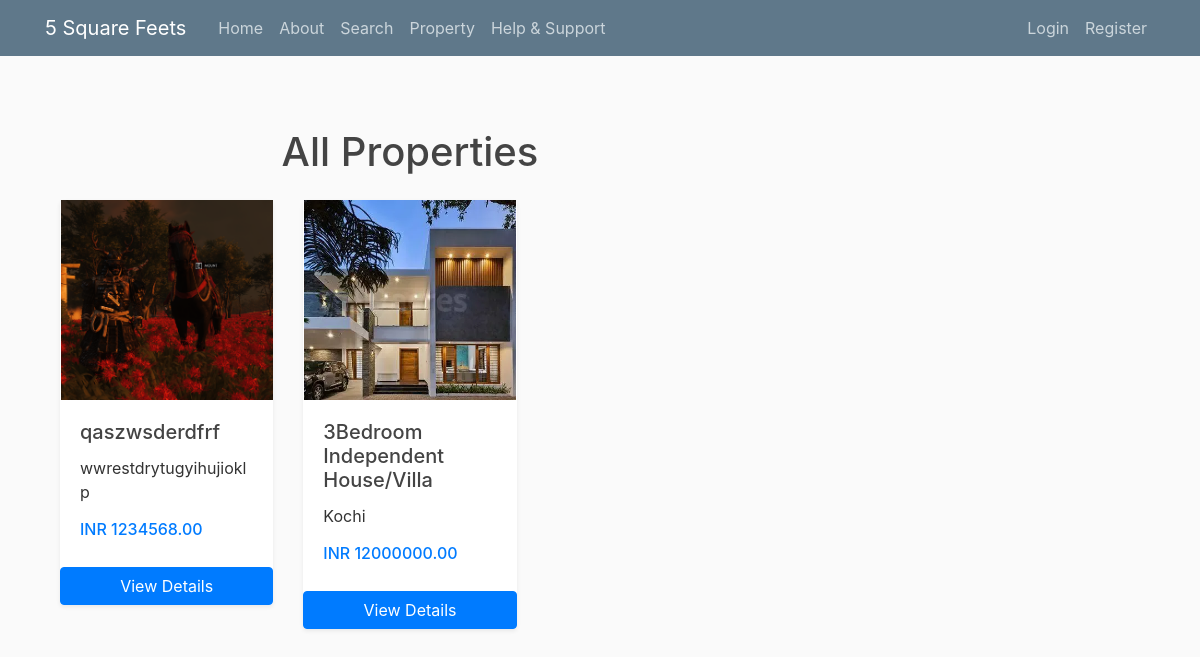
/property, run on the app's committed database.
### fivesquarefeets/models.py (models this page shows, shortened)
class Property(db.Model):
    property_id = db.Column(db.Integer, primary_key=True)
    property_title = db.Column(db.String(100), nullable=False)
    location = db.Column(db.String(100), nullable=False)
    address = db.Column(db.Text, nullable=False)
    property_type = db.Column(db.Enum('house', 'apartment', 'office', 'retail', 'land', name='property_type_enum'), nullable=False)
    status = db.Column(db.Enum('for_sale', 'for_rent', 'pending', 'sold', name='status_enum'), nullable=False)
    price = db.Column(db.Numeric(10, 2), nullable=False)
    description = db.Column(db.Text, nullable=False)
    images = db.Column(db.Text, nullable=True)  # Can store paths or URLs to images
    date_posted = db.Column(db.DateTime, nullable=False, default=datetime.now(timezone.utc))
    user_id = db.Column(db.Integer, db.ForeignKey('user.id'), nullable=False)
    bookings = db.relationship('Booking', backref='property', lazy=True)
    reviews = db.relationship('Review', backref='property', lazy=True)

### fivesquarefeets/routes.py (the view)
@bp.route("/property")
def all_properties():
    properties = Property.query.all()  # Fetch all properties
    return render_template('all_properties.html', title='All Properties', properties=properties)

### fivesquarefeets/templates/all_properties.html
{% extends "layout.html" %}
{% block content %}
<div class="container my-5">
    <h1 class="text-center my-4">All Properties</h1>
    <div class="row">
        {% for property in properties %}
        <div class="col-md-4 mb-4">
            <div class="card shadow-sm border-0 rounded">
                <img class="card-image-size" src="{{ url_for('static', filename='property_pics/' + property.images.split(',')[0].strip()) }}" class="card-img-top" alt="{{ property.property_title }}">
                <div class="card-body">
                    <h5 class="card-title">{{ property.property_title }}</h5>
                    <p class="card-text">{{ property.location }}</p>
                    <h6 class="text-primary">INR {{ '%.2f'|format(property.price) }}</h6>
                </div>
                <a href="{{ url_for('main.detailed_view', property_id=property.property_id) }}" class="btn btn-primary">View Details</a>
            </div>
        </div>
        {% endfor %}
    </div>
</div>
{% endblock %}

### fivesquarefeets/static/main.css (style rules this page uses)
body { background: #fafafa; color: #333333; margin-top: 5rem; }
h1, h2, h3, h4, h5, h6 { color: #444444; }

### fivesquarefeets/static/button.css (style rules this page uses)
.card-image-size { width: 212px; height: 200px; object-fit: cover; display: block; margin: 0 auto; }

### data on the page
Property: images (picture), property_title "qaszwsderdfrf", location "wwrestdrytugyihujioklp", price "1234568.00"
Property: images (picture), property_title "3Bedroom Independent House/Villa", location "Kochi", price "12000000.00"
